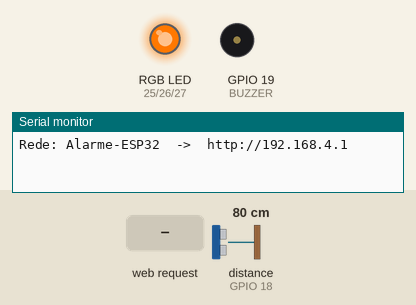
The sketch below on a simulated ESP32. On the bench: an RGB LED mixed from three pins (HIGH = lit), buzzer (waves = sounding), the last lines printed to the serial monitor. Wiring (inferred from the names in the program): ultrasonic range finder: trigger GPIO 5; echo GPIO 18. The test bench sets the inputs (shaded band); at power-on: distance to the obstacle (sensor on GPIO 18) 80 cm. The echo pulse lasts 58.3 µs per cm; pins used as bus, display or sensor lines are not drawn.

Above: at 1.2 s.
1.3 s: distance to the obstacle (sensor on GPIO 18) set to 43 cm
2.8 s: distance to the obstacle (sensor on GPIO 18) set to 37 cm
At 3.02 s:
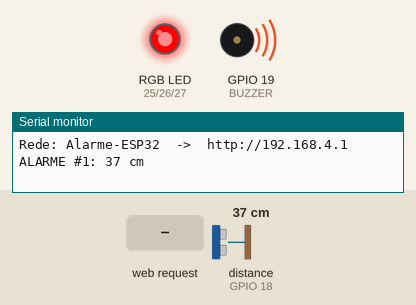
5.8 s: distance to the obstacle (sensor on GPIO 18) set to 120 cm
At 6.7 s:
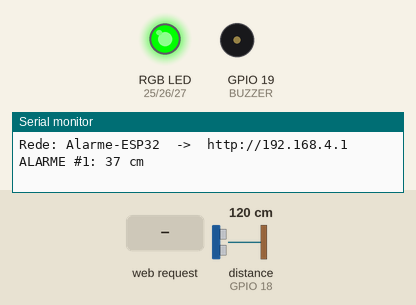
7.3 s: distance to the obstacle (sensor on GPIO 18) set to 86 cm
8.8 s: distance to the obstacle (sensor on GPIO 18) set to 75 cm
At 10.0 s:
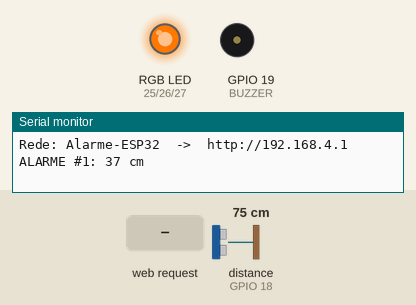
10.3 s: HTTP request GET /limite?cm=120 received
At 11.28 s:
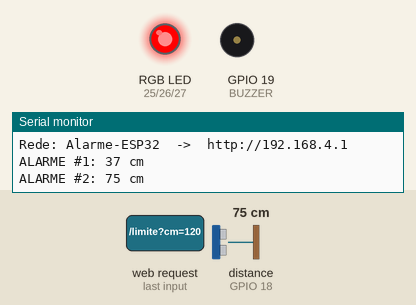
Timing chart, 0 to 14.3 s (numbered marks = the images above; inputs shaded):
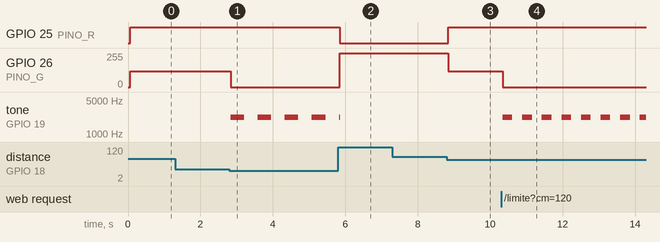

The sketch:

04_esp32_alarme_web.ino
```cpp
/*
  04 - Alarme de distancia no ESP32 com monitor web local
  Placa: ESP32 Dev Module (core 3.x)

  Ligacoes:
    HC-SR04: VCC -> VIN (5 V)   GND -> GND   TRIG -> GPIO 5
             ECHO -> divisor de tensao -> GPIO 18
             ATENCAO: o ECHO sai com 5 V e o ESP32 so aguenta 3,3 V nas entradas!
             Divisor: ECHO -> resistor 1 kOhm -> GPIO 18 -> resistor 2 kOhm -> GND  (5 V * 2/3 = 3,3 V)
    Buzzer (MH-FMD): S -> GPIO 19
    LED RGB: R -> 220 -> GPIO 25   G -> 220 -> GPIO 26   B -> 220 -> GPIO 27   comum -> GND

  O ESP32 cria a rede "Alarme-ESP32" (senha 12345678). No celular, abra http://192.168.4.1
  A pagina pede /dados a cada 300 ms e desenha o grafico distancia x tempo. O limite de alarme
  pode ser mudado pela pagina (rota /limite?cm=40).
*/
#include <WiFi.h>
#include <WebServer.h>

const int TRIG = 5, ECHO = 18, BUZZER = 19;
const int PINO_R = 25, PINO_G = 26, PINO_B = 27;
const char* SSID_AP = "Alarme-ESP32";
const char* SENHA_AP = "12345678";

WebServer servidor(80);

// ---------- estado ----------
float distancia = 999;
int limiteAlarme = 40;          // cm: abaixo disso = ALARME
bool emAlarme = false;
unsigned long ultimaMedida = 0, ultimoBipe = 0, inicioAlarme = 0;
int totalAlarmes = 0;
bool bipando = false;

const char PAGINA[] PROGMEM = R"HTML(
<!DOCTYPE html><html lang="pt-br"><head><meta charset="utf-8"><meta name="viewport" content="width=device-width,initial-scale=1">
<title>Alarme de distancia</title>
<style>
 body{font-family:sans-serif;background:#111;color:#eee;margin:0;padding:14px;text-align:center}
 .card{background:#222;border-radius:12px;padding:14px;margin:10px auto;max-width:520px}
 #dist{font-size:3em;font-weight:bold} #alarme{font-size:1.4em;padding:8px;border-radius:8px}
 .ok{background:#2a2} .al{background:#c22;animation:p 1s infinite} @keyframes p{50%{opacity:.4}}
 canvas{width:100%;height:220px;background:#000;border-radius:8px}
 input{width:70px;font-size:1.1em} button{font-size:1em;padding:8px 14px;border:0;border-radius:8px;background:#448;color:#fff}
</style></head><body>
<h2>Sensor HC-SR04 — monitor</h2>
<div class="card"><div id="dist">-- cm</div><div id="alarme" class="ok">normal</div>
 <p>alarmes desde que ligou: <b id="n">0</b></p></div>
<div class="card"><canvas id="g" width="500" height="220"></canvas><p>últimos 60 s</p></div>
<div class="card">limite de alarme: <input type="number" id="lim" value="%LIMITE%" min="5" max="300"> cm
 <button onclick="fetch('/limite?cm='+document.getElementById('lim').value)">aplicar</button></div>
<script>
 const hist=[]; const c=document.getElementById('g').getContext('2d');
 function desenha(lim){const W=500,H=220,max=200;c.clearRect(0,0,W,H);
   c.strokeStyle='#c22';c.beginPath();const yl=H-lim/max*H;c.moveTo(0,yl);c.lineTo(W,yl);c.stroke();
   c.strokeStyle='#4af';c.lineWidth=2;c.beginPath();
   hist.forEach((v,i)=>{const x=i/200*W,y=H-Math.min(v,max)/max*H;i?c.lineTo(x,y):c.moveTo(x,y)});c.stroke();c.lineWidth=1;
   c.fillStyle='#888';c.font='12px sans-serif';c.fillText('0 cm',4,H-4);c.fillText(max+' cm',4,12);}
 async function tick(){try{const d=await (await fetch('/dados')).json();
   document.getElementById('dist').textContent=d.cm<0?'-- cm':d.cm.toFixed(0)+' cm';
   const a=document.getElementById('alarme');a.textContent=d.alarme?'ALARME! objeto a '+d.cm.toFixed(0)+' cm':'normal';a.className=d.alarme?'al':'ok';
   document.getElementById('n').textContent=d.total;
   hist.push(d.cm<0?200:d.cm);if(hist.length>200)hist.shift();desenha(d.limite);}catch(e){}}
 setInterval(tick,300);
</script></body></html>
)HTML";

// ---------- sensor ----------
float lerDistancia() {
  digitalWrite(TRIG, LOW);  delayMicroseconds(2);
  digitalWrite(TRIG, HIGH); delayMicroseconds(10);
  digitalWrite(TRIG, LOW);
  unsigned long t = pulseIn(ECHO, HIGH, 30000);
  return (t == 0) ? -1 : t * 0.0343 / 2.0;
}
void cor(int r, int g, int b) { ledcWrite(PINO_R, r); ledcWrite(PINO_G, g); ledcWrite(PINO_B, b); }

// ---------- rotas ----------
void paginaInicial() {
  String html = FPSTR(PAGINA);
  html.replace("%LIMITE%", String(limiteAlarme));
  servidor.send(200, "text/html; charset=utf-8", html);
}
void rotaDados() {      // JSON: a pagina (ou qualquer programa) le isto
  String json = "{\"cm\":" + String(distancia, 1) + ",\"alarme\":" + (emAlarme ? "true" : "false") +
                ",\"limite\":" + String(limiteAlarme) + ",\"total\":" + String(totalAlarmes) + "}";
  servidor.send(200, "application/json", json);
}
void rotaLimite() {
  int novo = servidor.arg("cm").toInt();
  if (novo >= 5 && novo <= 300) limiteAlarme = novo;
  servidor.send(200, "text/plain", String(limiteAlarme));
}

void setup() {
  Serial.begin(115200);
  pinMode(TRIG, OUTPUT); pinMode(ECHO, INPUT); pinMode(BUZZER, OUTPUT);
  ledcAttach(PINO_R, 5000, 8); ledcAttach(PINO_G, 5000, 8); ledcAttach(PINO_B, 5000, 8);
  WiFi.softAP(SSID_AP, SENHA_AP);
  Serial.print("Rede: "); Serial.print(SSID_AP); Serial.print("  ->  http://"); Serial.println(WiFi.softAPIP());
  servidor.on("/", paginaInicial);
  servidor.on("/dados", rotaDados);
  servidor.on("/limite", rotaLimite);
  servidor.begin();
}

void loop() {
  servidor.handleClient();

  if (millis() - ultimaMedida >= 60) {
    ultimaMedida = millis();
    distancia = lerDistancia();
    bool agora = (distancia > 0 && distancia < limiteAlarme);
    if (agora && !emAlarme) { totalAlarmes++; inicioAlarme = millis(); Serial.printf("ALARME #%d: %.0f cm\n", totalAlarmes, distancia); }
    emAlarme = agora;
    if (emAlarme) cor(255, 0, 0);
    else if (distancia > 0 && distancia < limiteAlarme * 2) cor(255, 120, 0);
    else cor(0, 255, 0);
  }

  // buzzer: bipe cuja rapidez depende de quao perto esta
  if (emAlarme) {
    int intervalo = map((int)distancia, 0, limiteAlarme, 60, 400);
    if (millis() - ultimoBipe >= (unsigned long)intervalo) {
      ultimoBipe = millis(); bipando = !bipando;
      if (bipando) tone(BUZZER, 2200); else noTone(BUZZER);
    }
  } else { noTone(BUZZER); bipando = false; }
}
```

Measured:
- the behaviour switches between 41 and 40 cm on distance to the obstacle (sensor on GPIO 18) (found by bisection; images 0 and 1)
- the behaviour switches between 81 and 80 cm on distance to the obstacle (sensor on GPIO 18) (found by bisection; images 2 and 3)
- after the input at 1.3 s, every drawn part: stays the same
- after the input at 2.8 s, GPIO 26 (PINO_G): 120/255 → 0/255 at once; tone on GPIO 19 (BUZZER): alternates 2200 Hz for 0.37 s and silent for 0.37 s, starting at once
- after the input at 5.8 s, GPIO 25 (PINO_R): HIGH → LOW at once; GPIO 26 (PINO_G): 0/255 → 255/255 at once
- after the input at 7.3 s, every drawn part: stays the same
- after the input at 8.8 s, GPIO 25 (PINO_R): LOW → HIGH at once; GPIO 26 (PINO_G): 255/255 → 120/255 at once
- after the input at 10.3 s, GPIO 26 (PINO_G): 120/255 → 0/255 at once; tone on GPIO 19 (BUZZER): alternates 2200 Hz for 0.27 s and silent for 0.27 s, starting at once
